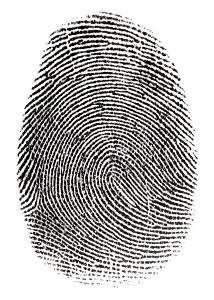
#> input picture assets/input/dgResult3.jpg, 214 x 300 px, found by its file name
$ python 'filtro de gabro.py'
#> lines starting #> are read from the running program, lines starting #| are printed output that depends on the picture
#> further down, img2 is the input picture: shape (300, 214, 3); mean B, G, R 181.9, 183, 183.7
import cv2
import numpy as np
import matplotlib.pyplot as plt

# Grayscale
def BGR2GRAY(img):
	# Grayscale
	gray = 0.2126 * img[..., 2] + 0.7152 * img[..., 1] + 0.0722 * img[..., 0]
	return gray

# Gabor Filter
def Gabor_filter(K_size=111, Sigma=10, Gamma=1.2, Lambda=10, Psi=0, angle=0):
	# get half size
	d = K_size // 2

	# prepare kernel
	gabor = np.zeros((K_size, K_size), dtype=np.float32)

	# each value
	for y in range(K_size):
		for x in range(K_size):
			# distance from center
			px = x - d
			py = y - d

			# degree -> radian
			theta = angle / 180. * np.pi

			# get kernel x
			_x = np.cos(theta) * px + np.sin(theta) * py

			# get kernel y
			_y = -np.sin(theta) * px + np.cos(theta) * py

			# fill kernel
			gabor[y, x] = np.exp(-(_x**2 + Gamma**2 * _y**2) / (2 * Sigma**2)) * np.cos(2*np.pi*_x/Lambda + Psi)

	# kernel normalization
	gabor /= np.sum(np.abs(gabor))

	return gabor


# Utilice el filtro de Gabor para actuar sobre la imagen
def Gabor_filtering(gray, K_size=111, Sigma=10, Gamma=1.2, Lambda=10, Psi=0, angle=0):
    # get shape
    H, W = gray.shape

    # padding
    gray = np.pad(gray, (K_size//2, K_size//2), 'edge')

    # prepare out image
    out = np.zeros((H, W), dtype=np.float32)

    # get gabor filter
    gabor = Gabor_filter(K_size=K_size, Sigma=Sigma, Gamma=Gamma, Lambda=Lambda, Psi=0, angle=angle)

    # filtering
    for y in range(H):
        for x in range(W):
            out[y, x] = np.sum(gray[y : y + K_size, x : x + K_size] * gabor)

    out = np.clip(out, 0, 255)
    out = out.astype(np.uint8)

    return out


# Utilice 6 filtros Gabor con diferentes ángulos para realizar la extracción de características en la imagen
def Gabor_process(img):
    # get shape
    H, W, _ = img.shape
#> H = 300; W = 214

    # gray scale
    gray = BGR2GRAY(img).astype(np.float32)

    # define angle
    # As = [0, 45, 90, 135]
    As = [0,30,60,90,120,150]


    # prepare pyplot
    plt.subplots_adjust(left=0, right=1, top=1, bottom=0, hspace=0, wspace=0.2)

    out = np.zeros([H, W], dtype=np.float32)

    # each angle
    for i, A in enumerate(As):
        # gabor filtering
        _out = Gabor_filtering(gray, K_size=11, Sigma=1.5, Gamma=1.2, Lambda=3, angle=A)

        # add gabor filtered image
        out += _out
#> this loop made 6 passes
#> pass 1, in Gabor_filtering, `gray = np.pad(gray, (K_size//2, K_size//2), 'edge')`:
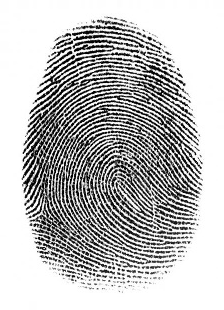
#> gray: shape (310, 224) float32; min 0, max 255, mean 188.5
#> pass 1, in Gabor_process, `_out = Gabor_filtering(gray, K_size=11, Sigma=1.5, Gamma=1.2, Lambda=3..`:
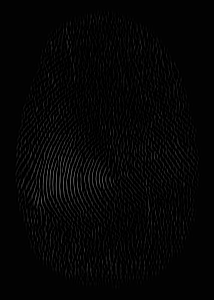
#> _out: shape (300, 214); min 0, max 98, mean 5.1
#> pass 1, in Gabor_process, `out += _out`:
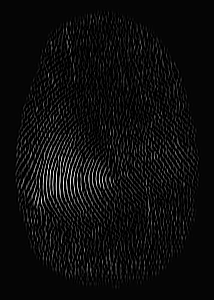
#> out: shape (300, 214) float32; min 0, max 98, mean 5.1; drawn with min black and max white
#> pass 2, in Gabor_process, `_out = Gabor_filtering(gray, K_size=11, Sigma=1.5, Gamma=1.2, Lambda=3..`:
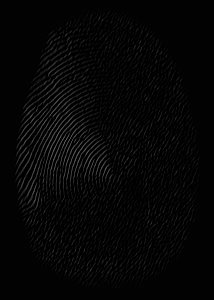
#> _out: shape (300, 214); min 0, max 91, mean 5.7
#> after the loop:
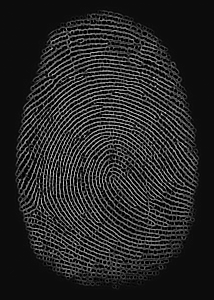
#> out: shape (300, 214) float32; min 0, max 223, mean 37.8

    # scale normalization
    out = out / out.max() * 255
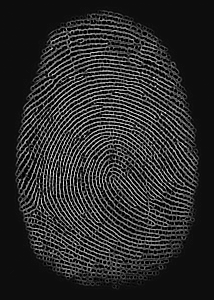
#> out: shape (300, 214) float32; min 0, max 255, mean 43.2
    out = out.astype(np.uint8)

    return out


# Read image
img = cv2.imread("assets\input\dgResult3.jpg").astype(np.float32)
img2 = cv2.imread("assets\input\dgResult3.jpg")

# gabor process
out = Gabor_process(img)


cv2.imshow("original", img2)
cv2.imshow("result", out)
cv2.imwrite('REsultado_Gabor.jpg', out)
cv2.waitKey(0)
cv2.destroyAllWindows()

$ run again, with assets/input/dgResult2.jpg copied over assets/input/dgResult3.jpg
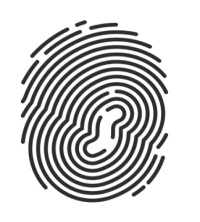
#> input picture assets/input/dgResult2.jpg, 200 x 222 px, found by its file name
#> img2 is the input picture: shape (222, 200, 3); min 34, max 255, mean 203.1
#> the loop in Gabor_process, `for i, A in enumerate(As):` made 6 passes
#> pass 1, in Gabor_process, `_out = Gabor_filtering(gray, K_size=11, Sigma=1.5, Gamma=1.2, Lambda=3..`:
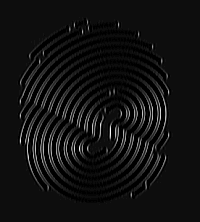
#> _out: shape (222, 200); min 0, max 38, mean 2.6; drawn with min black and max white
#> after the loop in Gabor_process, `for i, A in enumerate(As):`:
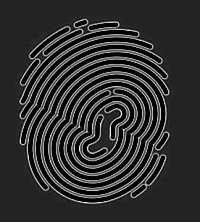
#> out: shape (222, 200) float32; min 0, max 87, mean 16.7; drawn with min black and max white
